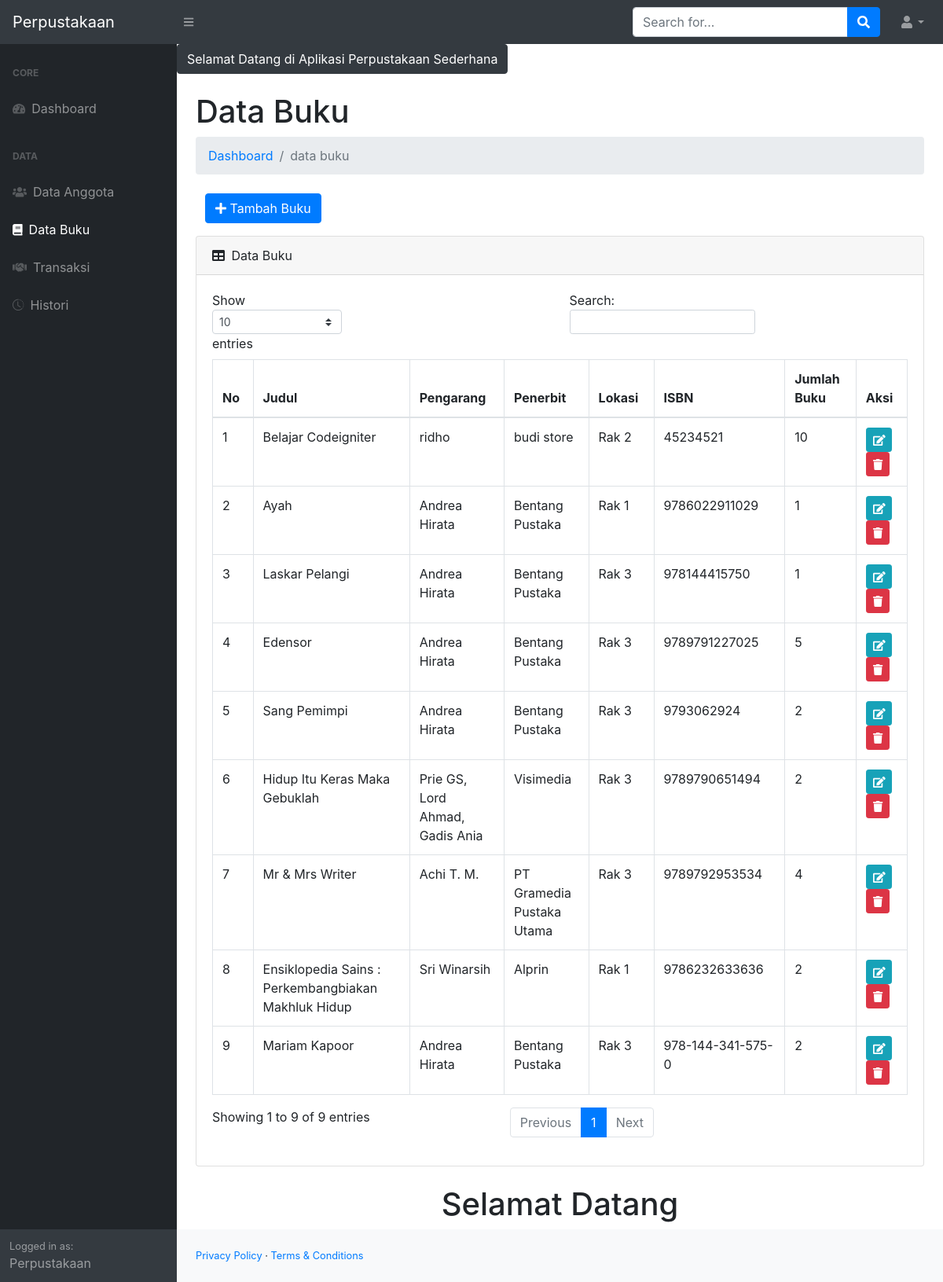
Screenshot of /pro/admin/index.php?p=buku (signed in) with the database file from the repository.
### tables this page shows
CREATE TABLE `tb_buku` (
  `id_buku` int(11) NOT NULL,
  `judul_buku` varchar(200) NOT NULL,
  `pengarang_buku` varchar(100) NOT NULL,
  `penerbit_buku` varchar(150) NOT NULL,
  `tahun_terbit` varchar(4) NOT NULL,
  `isbn` varchar(25) NOT NULL,
  `jumlah_buku` int(3) NOT NULL,
  `lokasi` enum('Rak 1','Rak 2','Rak 3') NOT NULL,
  `tgl_input` date NOT NULL
);

### pro/admin/config/Database.php (called while the page is built, shortened)
<?php
    class Database{
        public $host = "localhost";
        public $username = "root";
        public $password = "";
        public $nama_db = "perpustakaan";
        public function __construct()
        {
            $this->connect = mysqli_connect($this->host, $this->username, $this->password, $this->nama_db);
        }
    }
?>

### pro/admin/config/Admin.php (called while the page is built, shortened)
<?php
    include "Database.php";
    class Buku extends Database{
        public function read()
        {
            $data = mysqli_query($this->connect, "SELECT * FROM tb_buku");
            return $data;
        }
    }
?>

### pro/admin/page/buku/buku.php (the view)
<h1 class="mt-4">Data Buku</h1>
<ol class="breadcrumb mb-4">
    <li class="breadcrumb-item"><a href="index.php">Dashboard</a></li>
    <li class="breadcrumb-item active">data buku</li>
</ol>
<div class="col-md-6">
    <a href="?p=buku&aksi=tambah" class="btn btn-primary mb-3"><i class="fa fa-plus"></i> Tambah Buku</a>
</div>
<div class="card mb-4">
    <div class="card-header">
        <i class="fas fa-table mr-1"></i>
        Data Buku
    </div>
    <div class="card-body">
        <div class="table-responsive">
            <table class="table table-bordered" id="dataTable" width="100%" cellspacing="0">
                <thead>
                    <tr>
                        <th>No</th>
                        <th>Judul</th>
                        <th>Pengarang</th>
                        <th>Penerbit</th>
                        <th>Lokasi</th>
                        <th>ISBN</th>
                        <th>Jumlah Buku</th>
                        <th>Aksi</th>
                    </tr>
                </thead>
                <tbody>
                    <?php
                        $nomor = 1;
                        $data = new Buku();
                        ?>
                        <?php foreach($data->read() as $key) : ?>
                        <tr>
                            <td><?= $nomor++; ?></td>
                            <td><?= $key['judul_buku']; ?></td>
                            <td><?= $key['pengarang_buku']; ?></td>
                            <td><?= $key['penerbit_buku']; ?></td>
                            <td><?= $key['lokasi']; ?></td>
                            <td><?= $key['isbn']; ?></td>
                            <td><?= $key['jumlah_buku']; ?></td><td>
                            <a href="?p=buku&aksi=ubah&id_buku=<?= $key['id_buku']; ?>" class="btn btn-info btn-sm"><i class="fa fa-edit"></i></a>
                            <a href="?p=buku&aksi=hapus&id_buku=<?= $key['id_buku']; ?>" class="btn btn-danger btn-sm"><i class="fa fa-trash" onclick="return confirm('Yakin ?')"></i></a>
                            </td>
                        </tr>
                    <?php endforeach; ?>
                </tbody>
            </table>
        </div>
    </div>
</div>

### rows the page displays
tb_buku: judul_buku "Belajar Codeigniter", pengarang_buku "ridho", penerbit_buku "budi store", lokasi "Rak 2", isbn "45234521", jumlah_buku "10"
tb_buku: judul_buku "Ayah", pengarang_buku "Andrea Hirata", penerbit_buku "Bentang Pustaka", lokasi "Rak 1", isbn "9786022911029", jumlah_buku "1"
tb_buku: judul_buku "Laskar Pelangi", pengarang_buku "Andrea Hirata", penerbit_buku "Bentang Pustaka", lokasi "Rak 3", isbn "978144415750", jumlah_buku "1"
tb_buku: judul_buku "Edensor", pengarang_buku "Andrea Hirata", penerbit_buku "Bentang Pustaka", lokasi "Rak 3", isbn "9789791227025", jumlah_buku "5"
tb_buku: judul_buku "Sang Pemimpi", pengarang_buku "Andrea Hirata", penerbit_buku "Bentang Pustaka", lokasi "Rak 3", isbn "9793062924", jumlah_buku "2"
tb_buku: judul_buku "Hidup Itu Keras Maka Gebuklah", pengarang_buku "Prie GS, Lord Ahmad, Gadis Ania", penerbit_buku "Visimedia", lokasi "Rak 3", isbn "9789790651494", jumlah_buku "2"
tb_buku: judul_buku "Mr & Mrs Writer", pengarang_buku "Achi T. M.", penerbit_buku "PT Gramedia Pustaka Utama", lokasi "Rak 3", isbn "9789792953534", jumlah_buku "4"
tb_buku: judul_buku "Ensiklopedia Sains : Perkembangbiakan Makhluk Hidup", pengarang_buku "Sri Winarsih", penerbit_buku "Alprin", lokasi "Rak 1", isbn "9786232633636", jumlah_buku "2"
tb_buku: judul_buku "Mariam Kapoor", pengarang_buku "Andrea Hirata", penerbit_buku "Bentang Pustaka", lokasi "Rak 3", isbn "978-144-341-575-0", jumlah_buku "2"
